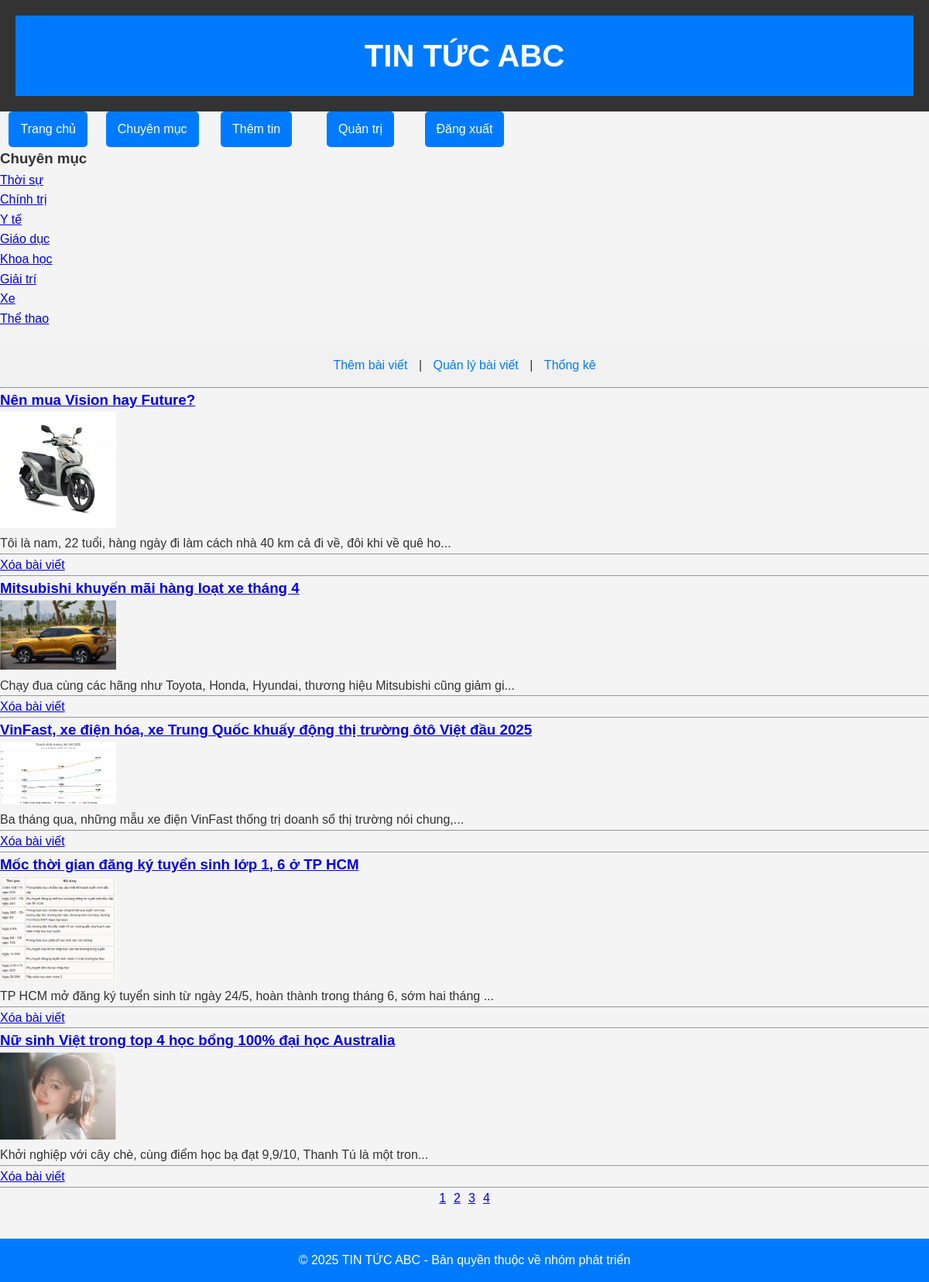
/index.php?page=3 (signed in), run on the app's committed database.
### tables this page shows
CREATE TABLE `chuyenmuc` (
  `id` int(11) NOT NULL,
  `ten` varchar(255) NOT NULL,
  `mota` text DEFAULT NULL,
  `created_at` timestamp NOT NULL DEFAULT current_timestamp()
);

CREATE TABLE `news` (
  `id` int(11) NOT NULL,
  `tieude` varchar(255) DEFAULT NULL,
  `noidung` text DEFAULT NULL,
  `created_at` timestamp NOT NULL DEFAULT current_timestamp(),
  `image` varchar(255) DEFAULT NULL,
  `views` int(11) DEFAULT 0,
  `chuyenmuc_id` int(11) NOT NULL,
  `author` varchar(100) DEFAULT NULL
);

### index.php (the view, shortened to what this page needs)
<?php
include('connect.php');
$is_admin = isset($_SESSION['role']) && $_SESSION['role'] == 'admin';
$chuyenmuc_result = mysqli_query($conn, "SELECT * FROM chuyenmuc");
$page = isset($_GET['page']) ? (int)$_GET['page'] : 1;
$limit = 5;
$offset = ($page - 1) * $limit;
$sql = "SELECT * FROM news ORDER BY id DESC LIMIT $limit OFFSET $offset";
$result = mysqli_query($conn, $sql);
?>
<!DOCTYPE html>
<html lang="vi">
<head>
    <link rel="stylesheet" href="style.css">
</head>
<body>
    <?php include('modun/header.php'); ?>
    <?php include('modun/menu.php'); ?>
    <div class="chuyenmuc">
        <h3>Chuyên mục</h3>
        <ul>
            <?php while ($chuyenmuc = mysqli_fetch_assoc($chuyenmuc_result)): ?>
                <li><a href="?chuyenmuc_id=<?= $chuyenmuc['id'] ?>"><?= $chuyenmuc['ten'] ?></a></li>
            <?php endwhile; ?>
        </ul>
    </div>
    <?php if ($is_admin): ?>
        <div class="admin-functions">
            <a href="themtintuc.php">Thêm bài viết</a> |
            <a href="tatcatintuc.php">Quản lý bài viết</a> |
            <a href="thongke.php">Thống kê</a>
        </div>
        <hr>
    <?php endif; ?>
    <?php
    if (mysqli_num_rows($result) > 0) {
        while ($row = mysqli_fetch_assoc($result)) {
            echo "<h3><a href='chitiettintuc.php?id={$row['id']}'>{$row['tieude']}</a></h3>";
            if (!empty($row['image'])) {
                echo "<img src='uploads/{$row['image']}' width='150'><br>";
            }
            echo "<p>" . substr(strip_tags($row['noidung']), 0, 100) . "...</p><hr>";
            if ($is_admin) {
                echo "<a href='?delete_id={$row['id']}' onclick='return confirm(\"Bạn có chắc chắn muốn xóa bài viết này?\")'>Xóa bài viết</a><br><hr>";
            }
        }
    } else {
        echo "<p>Không có bài viết nào.</p>";
    }
    ?>
    <div style="text-align:center;">
        <?php
        $total_result = mysqli_query($conn, "SELECT COUNT(*) AS total FROM news");
        $total_row = mysqli_fetch_assoc($total_result);
        $total_pages = ceil($total_row['total'] / $limit);
        for ($i = 1; $i <= $total_pages; $i++) {
            echo "<a href='?page=$i' style='margin:0 5px;'>$i</a>";
        }
        ?>
    </div>
    <?php include('modun/footer.php'); ?>
</body>
</html>

### style.css (style rules this page uses)
* { margin: 0; padding: 0; box-sizing: border-box; }
body { font-family: 'Arial', sans-serif; background-color: #f4f4f4; color: #333; line-height: 1.6; }
.admin-functions { background-color: #f1f1f1; padding: 15px; border-radius: 5px; text-align: center; margin-top: 20px; }
.admin-functions a { margin: 0 10px; color: #007BFF; text-decoration: none; }

### data on the page
chuyenmuc: ten "Thời sự"
chuyenmuc: ten "Chính trị"
chuyenmuc: ten "Y tế"
chuyenmuc: ten "Giáo dục"
chuyenmuc: ten "Khoa học"
chuyenmuc: ten "Giải trí"
chuyenmuc: ten "Xe"
chuyenmuc: ten "Thể thao"
news: tieude "Nên mua Vision hay Future?", image (picture), noidung "Tôi là nam, 22 tuổi, hàng ngày đi làm cách nhà 40 km cả đi về, đôi khi về quê ho"
news: tieude "Mitsubishi khuyến mãi hàng loạt xe tháng 4", image (picture), noidung "Chạy đua cùng các hãng như Toyota, Honda, Hyundai, thương hiệu Mitsubishi cũng giảm gi"
news: tieude "VinFast, xe điện hóa, xe Trung Quốc khuấy động thị trường ôtô Việt đầu 2025", image (picture), noidung "Ba tháng qua, những mẫu xe điện VinFast thống trị doanh số thị trường nói chung,"
news: tieude "Mốc thời gian đăng ký tuyển sinh lớp 1, 6 ở TP HCM", image (picture), noidung "TP HCM mở đăng ký tuyển sinh từ ngày 24/5, hoàn thành trong tháng 6, sớm hai tháng"
news: tieude "Nữ sinh Việt trong top 4 học bổng 100% đại học Australia", image (picture), noidung "Khởi nghiệp với cây chè, cùng điểm học bạ đạt 9,9/10, Thanh Tú là một tron"
